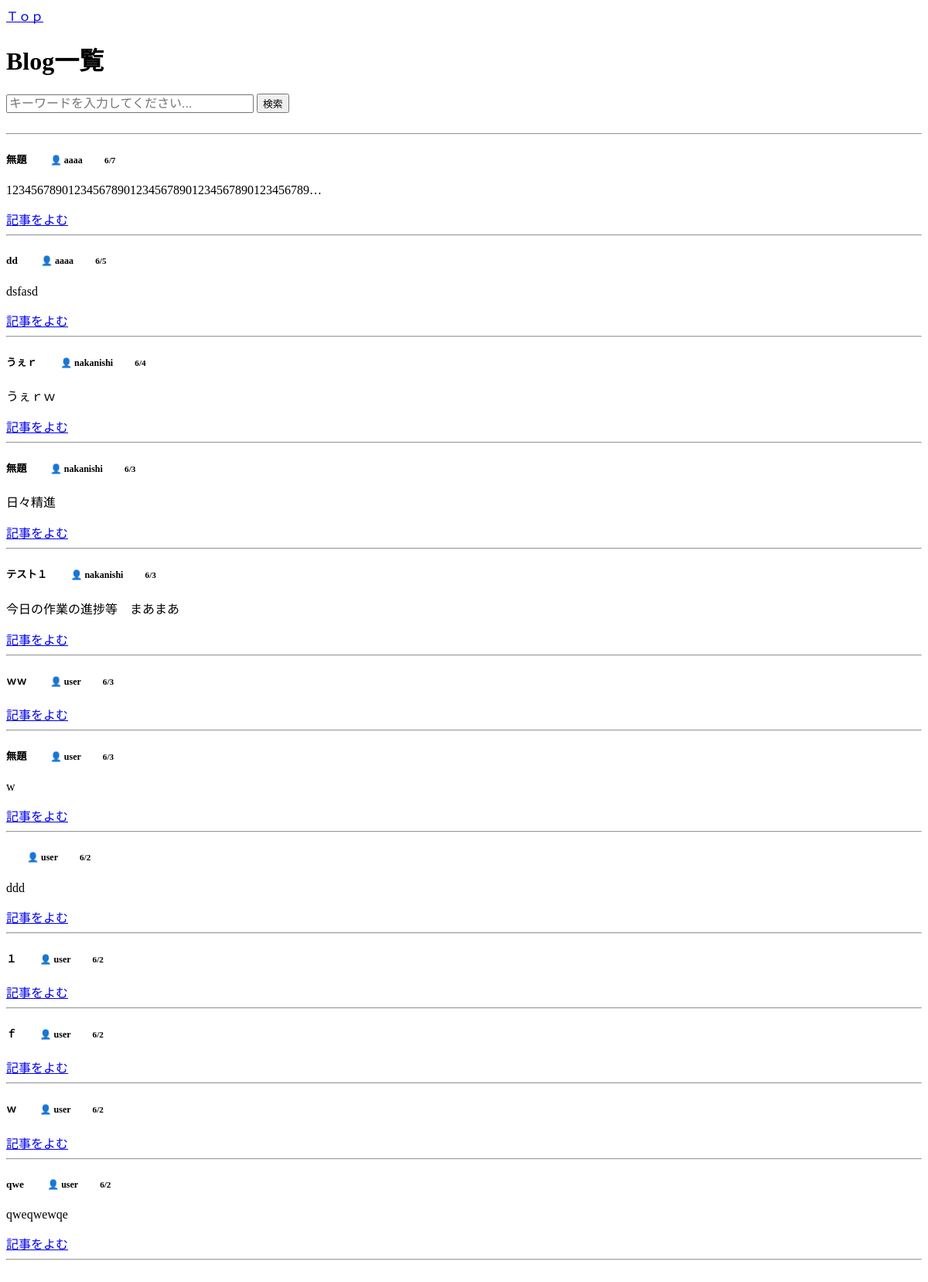
Page /list on the earlier database version.
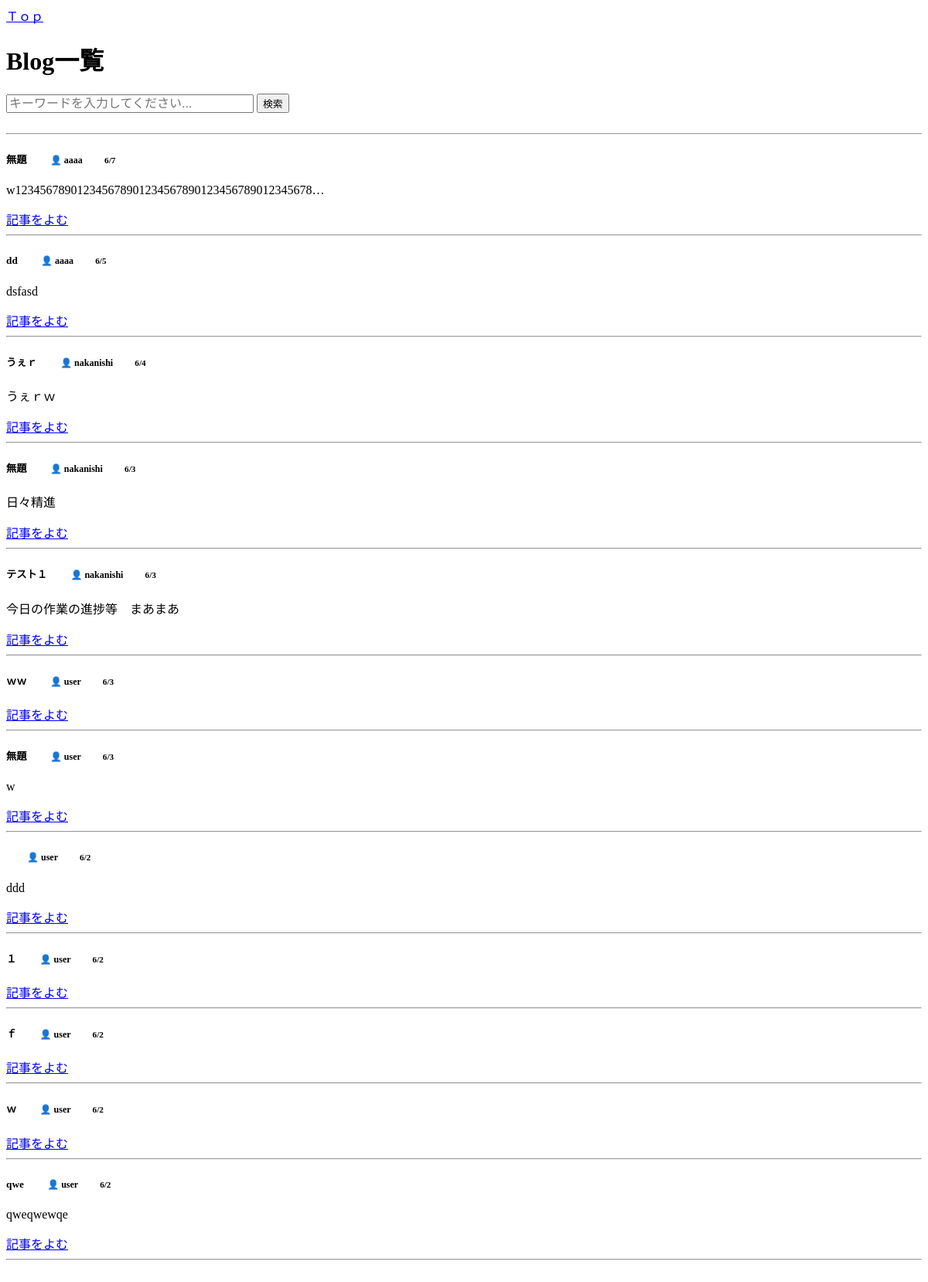
Same page on the later database version.
### Suggestion/models.py (models this page shows, shortened)
class Memo(models.Model):
    author = models.ForeignKey(User, on_delete=models.CASCADE, related_name='memos')
    title = models.CharField(max_length=200)  # タイトル（最大200文字）
    content = models.TextField()               # メモ本文
    created_at = models.DateTimeField(auto_now_add=True)  # 作成日時（自動設定）
    updated_at = models.DateTimeField(auto_now=True)      # 更新日時（自動設定）
    likes = models.ManyToManyField(User, related_name='liked_posts', blank=True)
    total_likes_count = models.IntegerField(default=0)
    views_count = models.IntegerField(default=0) # 閲覧数
    class Meta:#自動生成のルール（アプリ名が blog なら blog_memo等）を無視して、データベース上でのテーブル名を強制的に Memo という名前に固定
        db_table='Memo'

### Suggestion/views.py (the view, shortened to what this page needs)
# urls.py: path('',PostListView.as_view(),name='post_list'),                #これはひつよう←←←←←←←←どうして path('', views.memo_list, name='post_list'), が一番か？
def memo_list(request):
    search_all = request.GET.get("all_blogs") == "1"
    if request.user.is_authenticated and not search_all:
        memos = Memo.objects.filter(author=request.user)
    else:
        memos = Memo.objects.all()
    query = (request.GET.get("q") or "").strip()
    keywords = query.replace("　", " ").split()
    matched_memos = []
    for memo in memos:
        title_norm = normalize_text(memo.title)
        content_norm = normalize_text(memo.content)
        author_name = memo.author.username if memo.author else ""
        author_norm = normalize_text(author_name)
        is_match = True
        if is_match:
            matched_memos.append(memo)
    memos = matched_memos
    memos = sorted(memos, key=lambda x: x.created_at, reverse=True)
    context = {
        "memos": memos,
        "query": query,         # 検索窓の文字を維持するため
        "search_all": search_all, # チェックボックスの状態を維持するため
    }
    return render(request, "edit/memo_list.html", context)

### Suggestion/views.py (called while the page is built)
def normalize_text(text):
    if not text:
        return ""
    text_half = unicodedata.normalize("NFKC", str(text))
    text_kana = jaconv.hira2kata(text_half)
    return text_kana.lower()

### Suggestion/templates/edit/memo_list.html (shortened to what this page needs)
{% extends 'edit/base.html' %}
{% block content %}
<div class="d-flex justify-content-between align-items-center mb-3">
    <h1>Blog一覧</h1>
</div>
<div class="row mb-4">
    <div class="col-md-6 offset-md-3">
        <form method="GET" action="{% url 'memo_list' %}" class="d-flex gap-2" id="searchForm">
            <input type="search" name="q" value="{{ request.GET.q }}" class="form-control py-3" style="font-size: 1.0rem;width:20rem;"placeholder="キーワードを入力してください..." aria-label="検索">
            <button class="btn btn-outline-primary text-nowrap"style="font-size: 0.80rem" type="submit">検索</button>
        </form>
    </div>
</div>
<br>
<hr>
<div class="row">
    {% for memo in memos %}
    <div class="col-md-4 mb-3">
        <div class="card shadow-sm">
            <div class="card-body">
                <h5 class="card-title d-flex justify-content-between align-items-center">
                    {{ memo.title }}
                    <span class="text-secondary me-2" style="font-size: 0.75rem;">
                      　　  👤 {{ memo.author.username }}
                    </span>
                    <span class="badge bg-secondary" style="font-size: 0.7rem;">
                      　　  {{ memo.created_at|date:"n/j" }}
                    </span>
                </h5>
                <p class="card-text text-secondary">{{ memo.content|truncatechars:50 }}</p>
                <div class="d-flex justify-content-end">
                    {% if user.is_authenticated and request.user == memo.author %}
                        <a href="{% url 'memo_edit' pk=memo.pk %}?q={{ query }}&all_blogs={% if search_all %}1{% endif %}" class="btn btn-sm btn-outline-secondary me-2">編集</a>
                        <a href="{% url 'memo_delete' pk=memo.pk %}" class="btn btn-sm btn-outline-danger">削除</a>
                    {% else %}
                        <a href="{% url 'memo_edit' pk=memo.pk %}?q={{ query }}&all_blogs={% if search_all %}1{% endif %}" class="btn btn-sm btn-outline-secondary me-2">記事をよむ</a>
                    {% endif %}
                </div>
            </div>
        </div>
        <hr class="my-2 text-muted">
    </div>
    {% endfor %}
</div>
{% endblock %}

### Suggestion/templates/edit/base.html (shortened to what this page needs)
<!DOCTYPE html>
<html lang="ja">
<head>
</head>
<body class="bg-light">
        <a href="{% url 'post_list' %}" class="text-blue-500 hover:underline">Ｔｏｐ</a>
    <div class="container">
        {% block content %}
        {% endblock %}
    </div>
    <br>
</body>
</html>

Differences in the rows shown:
changed Memo (number 1 of 12 on the later page): content "1234567890123456789012345678901234567890123456789…" → "w123456789012345678901234567890123456789012345678…"
